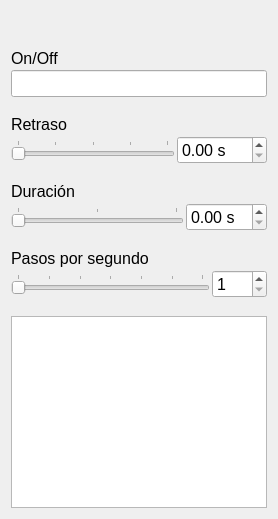
     <widget class="QWidget" name="tab_picker">
      <attribute name="title">
       <string>Instapicker</string>
      </attribute>
      <layout class="QVBoxLayout" name="verticalLayout_17">
       <property name="spacing">
        <number>18</number>
       </property>
       <item>
        <layout class="QHBoxLayout" name="horizontalLayout_18">
         <item>
          <spacer name="horizontalSpacer_5">
           <property name="orientation">
            <enum>Qt::Horizontal</enum>
           </property>
           <property name="sizeHint" stdset="0">
            <size>
             <width>40</width>
             <height>20</height>
            </size>
           </property>
          </spacer>
         </item>
         <item>
          <widget class="QLabel" name="label_picker_state">
           <property name="sizePolicy">
            <sizepolicy hsizetype="Maximum" vsizetype="Maximum">
             <horstretch>0</horstretch>
             <verstretch>0</verstretch>
            </sizepolicy>
           </property>
           <property name="font">
            <font>
             <pointsize>12</pointsize>
             <italic>true</italic>
             <bold>true</bold>
            </font>
           </property>
           <property name="text">
            <string/>
           </property>
          </widget>
         </item>
        </layout>
       </item>
       <item>
        <layout class="QVBoxLayout" name="verticalLayout_32">
         <property name="spacing">
          <number>2</number>
         </property>
         <item>
          <widget class="QLabel" name="label_picker_activation_button">
           <property name="sizePolicy">
            <sizepolicy hsizetype="Maximum" vsizetype="Maximum">
             <horstretch>0</horstretch>
             <verstretch>0</verstretch>
            </sizepolicy>
           </property>
           <property name="font">
            <font>
             <pointsize>12</pointsize>
            </font>
           </property>
           <property name="text">
            <string>On/Off</string>
           </property>
          </widget>
         </item>
         <item>
          <widget class="HotkeyLineEdit" name="line_picker_activation_button">
           <property name="font">
            <font>
             <pointsize>12</pointsize>
            </font>
           </property>
           <property name="contextMenuPolicy">
            <enum>Qt::PreventContextMenu</enum>
           </property>
           <property name="readOnly">
            <bool>true</bool>
           </property>
          </widget>
         </item>
        </layout>
       </item>
       <item>
        <layout class="QVBoxLayout" name="verticalLayout_16">
         <property name="spacing">
          <number>2</number>
         </property>
         <item>
          <widget class="QLabel" name="label_picker_delay">
           <property name="font">
            <font>
             <pointsize>12</pointsize>
            </font>
           </property>
           <property name="text">
            <string>Retraso</string>
           </property>
          </widget>
         </item>
         <item>
          <layout class="QHBoxLayout" name="horizontalLayout_10">
           <item>
            <widget class="AgileSlider" name="slider_picker_delay">
             <property name="font">
              <font>
               <pointsize>12</pointsize>
              </font>
             </property>
             <property name="focusPolicy">
              <enum>Qt::NoFocus</enum>
             </property>
             <property name="maximum">
              <number>200</number>
             </property>
             <property name="singleStep">
              <number>1</number>
             </property>
             <property name="pageStep">
              <number>50</number>
             </property>
             <property name="orientation">
              <enum>Qt::Horizontal</enum>
             </property>
             <property name="tickPosition">
              <enum>QSlider::TicksAbove</enum>
             </property>
             <property name="tickInterval">
              <number>50</number>
             </property>
            </widget>
           </item>
           <item>
            <widget class="NoWheelDoubleSpinBox" name="spin_picker_delay">
             <property name="font">
              <font>
               <pointsize>12</pointsize>
              </font>
             </property>
             <property name="accelerated">
              <bool>true</bool>
             </property>
             <property name="correctionMode">
              <enum>QAbstractSpinBox::CorrectToNearestValue</enum>
             </property>
             <property name="keyboardTracking">
              <bool>false</bool>
             </property>
             <property name="suffix">
              <string> s</string>
             </property>
             <property name="maximum">
              <double>999.000000000000000</double>
             </property>
             <property name="singleStep">
              <double>5.000000000000000</double>
             </property>
            </widget>
           </item>
          </layout>
         </item>
        </layout>
       </item>
       <item>
        <layout class="QVBoxLayout" name="verticalLayout_24">
         <property name="spacing">
          <number>2</number>
         </property>
         <item>
          <widget class="QLabel" name="label_picker_duration">
           <property name="font">
            <font>
             <pointsize>12</pointsize>
            </font>
           </property>
           <property name="text">
            <string>Duración</string>
           </property>
          </widget>
         </item>
         <item>
          <layout class="QHBoxLayout" name="horizontalLayout_16">
           <item>
            <widget class="AgileSlider" name="slider_picker_duration">
             <property name="font">
              <font>
               <pointsize>12</pointsize>
              </font>
             </property>
             <property name="focusPolicy">
              <enum>Qt::NoFocus</enum>
             </property>
             <property name="maximum">
              <number>100</number>
             </property>
             <property name="singleStep">
              <number>1</number>
             </property>
             <property name="pageStep">
              <number>50</number>
             </property>
             <property name="orientation">
              <enum>Qt::Horizontal</enum>
             </property>
             <property name="tickPosition">
              <enum>QSlider::TicksAbove</enum>
             </property>
             <property name="tickInterval">
              <number>50</number>
             </property>
            </widget>
           </item>
           <item>
            <widget class="NoWheelDoubleSpinBox" name="spin_picker_duration">
             <property name="font">
              <font>
               <pointsize>12</pointsize>
              </font>
             </property>
             <property name="accelerated">
              <bool>true</bool>
             </property>
             <property name="correctionMode">
              <enum>QAbstractSpinBox::CorrectToNearestValue</enum>
             </property>
             <property name="keyboardTracking">
              <bool>false</bool>
             </property>
             <property name="suffix">
              <string> s</string>
             </property>
             <property name="maximum">
              <double>99.000000000000000</double>
             </property>
             <property name="singleStep">
              <double>0.500000000000000</double>
             </property>
            </widget>
           </item>
          </layout>
         </item>
        </layout>
       </item>
       <item>
        <layout class="QVBoxLayout" name="verticalLayout_25">
         <property name="spacing">
          <number>2</number>
         </property>
         <item>
          <widget class="QLabel" name="label_picker_steps">
           <property name="font">
            <font>
             <pointsize>12</pointsize>
            </font>
           </property>
           <property name="text">
            <string>Pasos por segundo</string>
           </property>
          </widget>
         </item>
         <item>
          <layout class="QHBoxLayout" name="horizontalLayout_17">
           <item>
            <widget class="AgileSlider" name="slider_picker_steps">
             <property name="font">
              <font>
               <pointsize>12</pointsize>
              </font>
             </property>
             <property name="focusPolicy">
              <enum>Qt::NoFocus</enum>
             </property>
             <property name="minimum">
              <number>1</number>
             </property>
             <property name="maximum">
              <number>300</number>
             </property>
             <property name="singleStep">
              <number>1</number>
             </property>
             <property name="pageStep">
              <number>50</number>
             </property>
             <property name="orientation">
              <enum>Qt::Horizontal</enum>
             </property>
             <property name="tickPosition">
              <enum>QSlider::TicksAbove</enum>
             </property>
             <property name="tickInterval">
              <number>50</number>
             </property>
            </widget>
           </item>
           <item>
            <widget class="NoWheelSpinBox" name="spin_picker_steps">
             <property name="font">
              <font>
               <pointsize>12</pointsize>
              </font>
             </property>
             <property name="accelerated">
              <bool>true</bool>
             </property>
             <property name="correctionMode">
              <enum>QAbstractSpinBox::CorrectToNearestValue</enum>
             </property>
             <property name="keyboardTracking">
              <bool>false</bool>
             </property>
             <property name="minimum">
              <number>1</number>
             </property>
             <property name="maximum">
              <number>999</number>
             </property>
            </widget>
           </item>
          </layout>
         </item>
        </layout>
       </item>
       <item>
        <widget class="DeselectableListWidget" name="list_agents">
         <property name="styleSheet">
          <string notr="true">QListWidget:item:selected{background: rgba(50,50,255, 100)}</string>
         </property>
         <property name="editTriggers">
          <set>QAbstractItemView::NoEditTriggers</set>
         </property>
         <property name="showDropIndicator" stdset="0">
          <bool>false</bool>
         </property>
         <property name="dragDropMode">
          <enum>QAbstractItemView::NoDragDrop</enum>
         </property>
         <property name="iconSize">
          <size>
           <width>96</width>
           <height>96</height>
          </size>
         </property>
         <property name="verticalScrollMode">
          <enum>QAbstractItemView::ScrollPerPixel</enum>
         </property>
         <property name="horizontalScrollMode">
          <enum>QAbstractItemView::ScrollPerPixel</enum>
         </property>
         <property name="movement">
          <enum>QListView::Static</enum>
         </property>
         <property name="resizeMode">
          <enum>QListView::Adjust</enum>
         </property>
         <property name="viewMode">
          <enum>QListView::IconMode</enum>
         </property>
         <property name="selectionRectVisible">
          <bool>true</bool>
         </property>
        </widget>
       </item>
      </layout>
     </widget>
